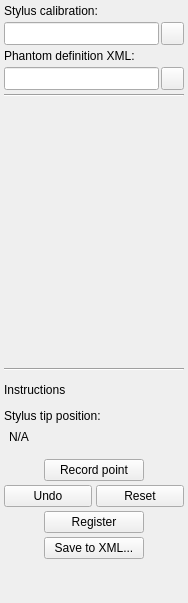
<?xml version="1.0" encoding="UTF-8"?>
<ui version="4.0">
 <class>PhantomRegistrationToolbox</class>
 <widget class="QWidget" name="PhantomRegistrationToolbox">
  <property name="geometry">
   <rect>
    <x>0</x>
    <y>0</y>
    <width>188</width>
    <height>603</height>
   </rect>
  </property>
  <property name="minimumSize">
   <size>
    <width>188</width>
    <height>560</height>
   </size>
  </property>
  <property name="maximumSize">
   <size>
    <width>188</width>
    <height>16777215</height>
   </size>
  </property>
  <property name="windowTitle">
   <string>Record Phantom Points</string>
  </property>
  <layout class="QVBoxLayout" name="verticalLayout">
   <property name="spacing">
    <number>4</number>
   </property>
   <property name="margin">
    <number>4</number>
   </property>
   <item>
    <widget class="QLabel" name="label_StylusCalibration">
     <property name="text">
      <string>Stylus calibration:</string>
     </property>
    </widget>
   </item>
   <item>
    <layout class="QHBoxLayout" name="horizontalLayout_3">
     <property name="spacing">
      <number>2</number>
     </property>
     <item>
      <widget class="QLineEdit" name="lineEdit_StylusCalibration">
       <property name="sizePolicy">
        <sizepolicy hsizetype="Preferred" vsizetype="Preferred">
         <horstretch>0</horstretch>
         <verstretch>0</verstretch>
        </sizepolicy>
       </property>
       <property name="readOnly">
        <bool>true</bool>
       </property>
      </widget>
     </item>
     <item>
      <widget class="QPushButton" name="pushButton_OpenStylusCalibration">
       <property name="sizePolicy">
        <sizepolicy hsizetype="Fixed" vsizetype="Fixed">
         <horstretch>0</horstretch>
         <verstretch>0</verstretch>
        </sizepolicy>
       </property>
       <property name="minimumSize">
        <size>
         <width>23</width>
         <height>23</height>
        </size>
       </property>
       <property name="maximumSize">
        <size>
         <width>23</width>
         <height>23</height>
        </size>
       </property>
       <property name="text">
        <string/>
       </property>
       <property name="icon">
        <iconset resource="../FreehandCalibration.qrc">
         <normaloff>:/icon_/Resources/icon_OpenFile.png</normaloff>:/icon_/Resources/icon_OpenFile.png</iconset>
       </property>
       <property name="iconSize">
        <size>
         <width>16</width>
         <height>16</height>
        </size>
       </property>
      </widget>
     </item>
    </layout>
   </item>
   <item>
    <widget class="QLabel" name="label_PhantomDefinition">
     <property name="text">
      <string>Phantom definition XML:</string>
     </property>
    </widget>
   </item>
   <item>
    <layout class="QHBoxLayout" name="horizontalLayout">
     <property name="spacing">
      <number>2</number>
     </property>
     <item>
      <widget class="QLineEdit" name="lineEdit_PhantomDefinition">
       <property name="sizePolicy">
        <sizepolicy hsizetype="Preferred" vsizetype="Preferred">
         <horstretch>0</horstretch>
         <verstretch>0</verstretch>
        </sizepolicy>
       </property>
       <property name="readOnly">
        <bool>true</bool>
       </property>
      </widget>
     </item>
     <item>
      <widget class="QPushButton" name="pushButton_OpenPhantomDefinition">
       <property name="sizePolicy">
        <sizepolicy hsizetype="Fixed" vsizetype="Fixed">
         <horstretch>0</horstretch>
         <verstretch>0</verstretch>
        </sizepolicy>
       </property>
       <property name="minimumSize">
        <size>
         <width>23</width>
         <height>23</height>
        </size>
       </property>
       <property name="maximumSize">
        <size>
         <width>23</width>
         <height>23</height>
        </size>
       </property>
       <property name="text">
        <string/>
       </property>
       <property name="icon">
        <iconset resource="../FreehandCalibration.qrc">
         <normaloff>:/icon_/Resources/icon_OpenFile.png</normaloff>:/icon_/Resources/icon_OpenFile.png</iconset>
       </property>
       <property name="iconSize">
        <size>
         <width>16</width>
         <height>16</height>
        </size>
       </property>
      </widget>
     </item>
    </layout>
   </item>
   <item>
    <widget class="Line" name="line">
     <property name="orientation">
      <enum>Qt::Horizontal</enum>
     </property>
    </widget>
   </item>
   <item>
    <widget class="QVTKWidget" name="canvasPhantom" native="true">
     <property name="sizePolicy">
      <sizepolicy hsizetype="Fixed" vsizetype="Preferred">
       <horstretch>1</horstretch>
       <verstretch>1</verstretch>
      </sizepolicy>
     </property>
     <property name="minimumSize">
      <size>
       <width>180</width>
       <height>156</height>
      </size>
     </property>
     <property name="maximumSize">
      <size>
       <width>188</width>
       <height>16777215</height>
      </size>
     </property>
     <property name="sizeIncrement">
      <size>
       <width>4</width>
       <height>3</height>
      </size>
     </property>
    </widget>
   </item>
   <item>
    <widget class="Line" name="line_2">
     <property name="orientation">
      <enum>Qt::Horizontal</enum>
     </property>
    </widget>
   </item>
   <item>
    <spacer name="verticalSpacer_3">
     <property name="orientation">
      <enum>Qt::Vertical</enum>
     </property>
     <property name="sizeType">
      <enum>QSizePolicy::Fixed</enum>
     </property>
     <property name="sizeHint" stdset="0">
      <size>
       <width>20</width>
       <height>8</height>
      </size>
     </property>
    </spacer>
   </item>
   <item>
    <widget class="QLabel" name="label_Instructions">
     <property name="text">
      <string>Instructions</string>
     </property>
     <property name="wordWrap">
      <bool>true</bool>
     </property>
    </widget>
   </item>
   <item>
    <spacer name="verticalSpacer_4">
     <property name="orientation">
      <enum>Qt::Vertical</enum>
     </property>
     <property name="sizeType">
      <enum>QSizePolicy::Fixed</enum>
     </property>
     <property name="sizeHint" stdset="0">
      <size>
       <width>20</width>
       <height>8</height>
      </size>
     </property>
    </spacer>
   </item>
   <item>
    <widget class="QLabel" name="label_StylusPositionText">
     <property name="text">
      <string>Stylus tip position:</string>
     </property>
    </widget>
   </item>
   <item>
    <layout class="QHBoxLayout" name="horizontalLayout_4">
     <item>
      <spacer name="horizontalSpacer">
       <property name="orientation">
        <enum>Qt::Horizontal</enum>
       </property>
       <property name="sizeType">
        <enum>QSizePolicy::Fixed</enum>
       </property>
       <property name="sizeHint" stdset="0">
        <size>
         <width>5</width>
         <height>20</height>
        </size>
       </property>
      </spacer>
     </item>
     <item>
      <widget class="QLabel" name="label_StylusPosition">
       <property name="text">
        <string>N/A</string>
       </property>
      </widget>
     </item>
    </layout>
   </item>
   <item>
    <spacer name="verticalSpacer">
     <property name="orientation">
      <enum>Qt::Vertical</enum>
     </property>
     <property name="sizeType">
      <enum>QSizePolicy::Fixed</enum>
     </property>
     <property name="sizeHint" stdset="0">
      <size>
       <width>20</width>
       <height>8</height>
      </size>
     </property>
    </spacer>
   </item>
   <item>
    <layout class="QGridLayout" name="gridLayout">
     <item row="0" column="0">
      <widget class="QPushButton" name="pushButton_RecordPoint">
       <property name="sizePolicy">
        <sizepolicy hsizetype="Fixed" vsizetype="Fixed">
         <horstretch>0</horstretch>
         <verstretch>0</verstretch>
        </sizepolicy>
       </property>
       <property name="minimumSize">
        <size>
         <width>100</width>
         <height>0</height>
        </size>
       </property>
       <property name="maximumSize">
        <size>
         <width>100</width>
         <height>16777215</height>
        </size>
       </property>
       <property name="text">
        <string>Record point</string>
       </property>
      </widget>
     </item>
    </layout>
   </item>
   <item>
    <layout class="QHBoxLayout" name="horizontalLayout_2">
     <property name="spacing">
      <number>4</number>
     </property>
     <item>
      <widget class="QPushButton" name="pushButton_Undo">
       <property name="text">
        <string>Undo</string>
       </property>
      </widget>
     </item>
     <item>
      <widget class="QPushButton" name="pushButton_Reset">
       <property name="text">
        <string>Reset</string>
       </property>
      </widget>
     </item>
    </layout>
   </item>
   <item>
    <layout class="QGridLayout" name="gridLayout_2">
     <item row="0" column="0">
      <widget class="QPushButton" name="pushButton_Register">
       <property name="sizePolicy">
        <sizepolicy hsizetype="Fixed" vsizetype="Fixed">
         <horstretch>0</horstretch>
         <verstretch>0</verstretch>
        </sizepolicy>
       </property>
       <property name="minimumSize">
        <size>
         <width>100</width>
         <height>0</height>
        </size>
       </property>
       <property name="maximumSize">
        <size>
         <width>100</width>
         <height>16777215</height>
        </size>
       </property>
       <property name="text">
        <string>Register</string>
       </property>
      </widget>
     </item>
    </layout>
   </item>
   <item>
    <layout class="QGridLayout" name="gridLayout_3">
     <item row="0" column="0">
      <widget class="QPushButton" name="pushButton_Save">
       <property name="minimumSize">
        <size>
         <width>100</width>
         <height>0</height>
        </size>
       </property>
       <property name="maximumSize">
        <size>
         <width>100</width>
         <height>16777215</height>
        </size>
       </property>
       <property name="text">
        <string>Save to XML...</string>
       </property>
      </widget>
     </item>
    </layout>
   </item>
   <item>
    <spacer name="verticalSpacer_2">
     <property name="orientation">
      <enum>Qt::Vertical</enum>
     </property>
     <property name="sizeHint" stdset="0">
      <size>
       <width>20</width>
       <height>40</height>
      </size>
     </property>
    </spacer>
   </item>
  </layout>
 </widget>
 <layoutdefault spacing="4" margin="4"/>
 <customwidgets>
  <customwidget>
   <class>QVTKWidget</class>
   <extends>QWidget</extends>
   <header location="global">QVTKWidget.h</header>
  </customwidget>
 </customwidgets>
 <resources>
  <include location="../FreehandCalibration.qrc"/>
 </resources>
 <connections/>
</ui>
